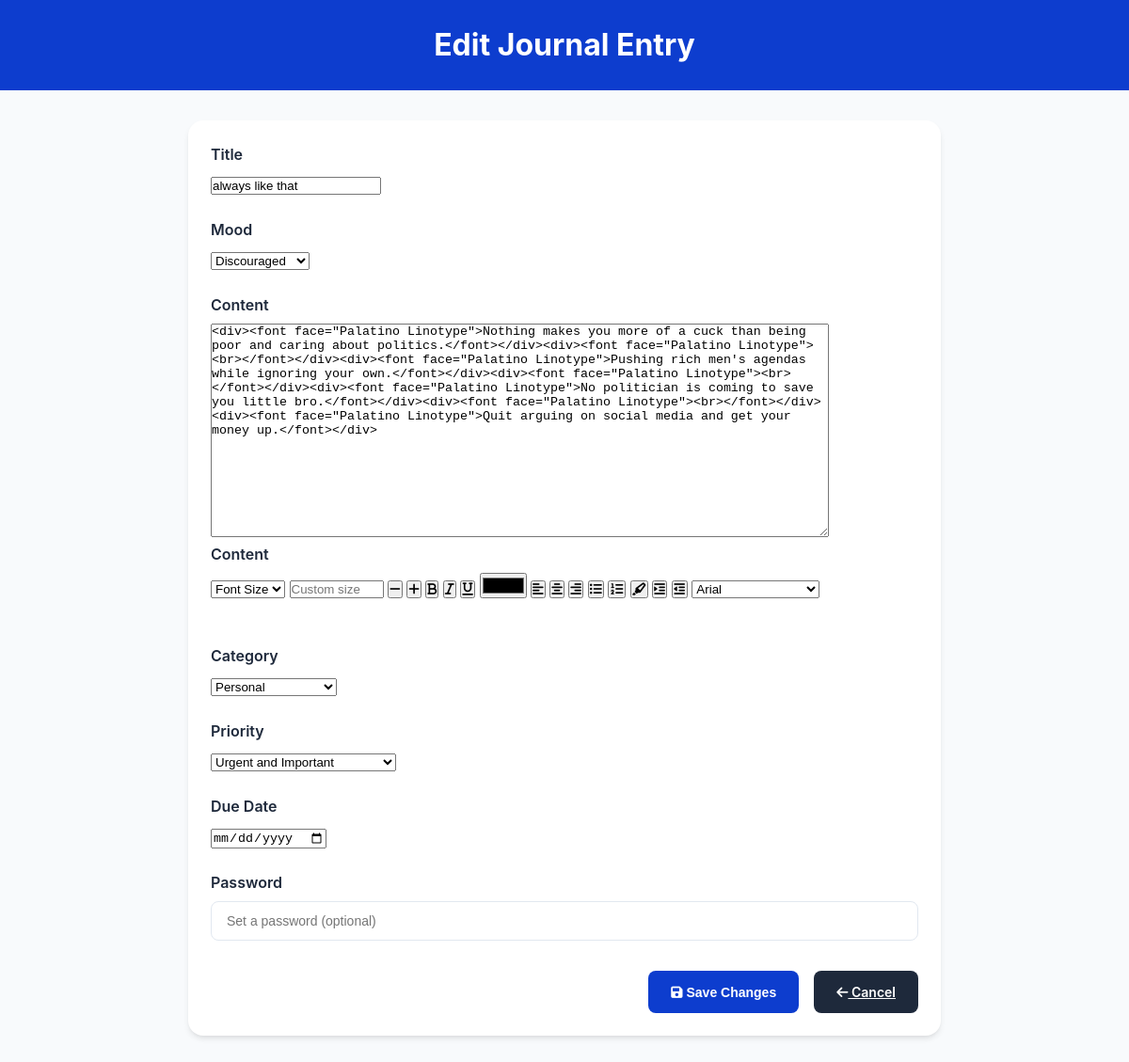
Screenshot of /journal/journals/edit/27/ with the database file from the repository.
### Journalapp/models.py (models this page shows, shortened)
class Journal(models.Model):
    title = models.CharField(max_length=200)
    content = models.TextField()
    long_term_goal = models.BooleanField(default=False)
    due_date = models.DateField(null=True, blank=True)
    created_at = models.DateTimeField(auto_now_add=True)
    goal = models.ForeignKey(LongTermGoal, on_delete=models.CASCADE, related_name='journal_entries', null=True, blank=True)
    password = models.CharField(max_length=128, blank=True, null=True)
    mood = models.CharField(
        max_length=20,
        choices=Mood.choices,
        default=Mood.UNMARKED
    )
    category = models.CharField(
        max_length=30,
        choices=JournalCategory.choices,
        default=JournalCategory.UNMARKED
    )
    PRIORITY_CHOICES = [
        ('high', 'Urgent and Important'),
        ('medium', 'Not Urgent but Important'),
        ('low', 'Urgent but Not Important'),
        ('lowest', 'Not Urgent and Not Important')
    ]
    priority = models.CharField(max_length=10, choices=PRIORITY_CHOICES, default='low')

### Journalapp/views.py (the view)
# urls.py: path('journals/edit/<int:journal_id>/', views.edit_journal, name='edit_journal'),
def edit_journal(request, journal_id):
    journal = get_object_or_404(Journal, id=journal_id)  # Fetch the journal by ID
    if request.method == 'POST':
        form = JournalForm(request.POST, instance=journal)  # Bind form to the journal instance
        if form.is_valid():
            form.save()  # Save the updated journal
            messages.success(request, "Journal updated successfully!")
            return redirect('journal_list')  # Redirect to journal list after saving
    else:
        form = JournalForm(instance=journal)  # Pre-fill form with the journal's data
    return render(request, 'Journalapp/edit_journal.html', {'form': form, 'journal': journal})

### todoproject/templates/journalapp/edit_journal.html (shortened to what this page needs)
<!DOCTYPE html>
<html lang="en">
<head>
    <link href="https://cdnjs.cloudflare.com/ajax/libs/font-awesome/6.0.0/css/all.min.css" rel="stylesheet">
</head>
<body>
    <header>
        <div class="header-content">
            <h1 class="header-title">Edit Journal Entry</h1>
        </div>
    </header>
    <div class="container">
        <form method="POST">
            <div class="form-group">
                <label for="id_title" class="form-label">Title</label>
                {{ form.title }}
            </div>
            <div class="form-group">
                <label for="mood" class="form-label">Mood</label>
                {{ form.mood }}
            </div>
            <div class="form-group">
                <label for="id_content" class="form-label">Content</label>
                {{ form.content | safe }}
                <div class="form-group">
                    <label class="form-label" for="id_content">Content</label>
                    <div class="editor-toolbar">
                        <select onchange="execCommandWithArg('fontSize', this.value)" title="Font Size">
                            <option value="">Font Size</option>
                        </select>
                        <input type="number" min="6" max="72" onchange="setCustomFontSize(this.value)" placeholder="Custom size" style="width: 100px;">
                        <button type="button" onclick="execCommandWithArg('fontSize', '1')" title="Decrease Font Size"><i class="fas fa-minus"></i></button>
                        <button type="button" onclick="execCommandWithArg('fontSize', '72')" title="Increase Font Size"><i class="fas fa-plus"></i></button>
                        <button type="button" onclick="execCmd('bold')" title="Bold"><i class="fas fa-bold"></i></button>
                        <button type="button" onclick="execCmd('italic')" title="Italic"><i class="fas fa-italic"></i></button>
                        <button type="button" onclick="execCmd('underline')" title="Underline"><i class="fas fa-underline"></i></button>
                        <input type="color" onchange="execCommandWithArg('foreColor', this.value)" title="Text Color">
                        <button type="button" onclick="execCmd('justifyLeft')" title="Align Left"><i class="fas fa-align-left"></i></button>
                        <button type="button" onclick="execCmd('justifyCenter')" title="Center"><i class="fas fa-align-center"></i></button>
                        <button type="button" onclick="execCmd('justifyRight')" title="Align Right"><i class="fas fa-align-right"></i></button>
                        <button type="button" onclick="execCmd('insertUnorderedList')" title="Bullet List"><i class="fas fa-list-ul"></i></button>
                        <button type="button" onclick="execCmd('insertOrderedList')" title="Numbered List"><i class="fas fa-list-ol"></i></button>
                        <button type="button" onclick="execCommandWithArg('backColor', 'yellow')" title="Highlight Text"><i class="fas fa-highlighter"></i></button>
                        <button type="button" onclick="execCmd('indent')" title="Indent"><i class="fas fa-indent"></i></button>
                        <button type="button" onclick="execCmd('outdent')" title="Outdent"><i class="fas fa-outdent"></i></button>
                        <select onchange="execCommandWithArg('fontName', this.value)" title="Font">
                        <option value="Arial">Arial</option>
                        </select>
                    </div>
                    <div class="editor-content" id="basic-editor" contenteditable="true"></div>
                </div>
            </div>
            <div class="form-group">
                <label for="id_category" class="form-label">Category</label>
                {{ form.category }}
            </div>
            <div class="form-group">
                <label for="id_priority" class="form-label">Priority</label>
                {{ form.priority }}
            </div>
            <div class="form-group">
                <label for="id_due_date" class="form-label">Due Date</label>
                {{ form.due_date }}
            </div>
            <div class="form-group">
                <label for="id_password" class="form-label">Password</label>
                <input type="password" name="password" id="id_password" class="form-control" placeholder="Set a password (optional)">
            </div>
            <div class="button-group">
                <button type="submit" class="btn btn-primary"><i class="fas fa-save"></i> Save Changes</button>
                <a href="{% url 'journal_list' %}" class="btn btn-secondary"><i class="fas fa-arrow-left"></i> Cancel</a>
            </div>
        </form>
    </div>
</body>
</html>

### todoproject/templates/journalapp/edit_journal.html (style rules this page uses)
:root { --primary-color: #0d3dce; --primary-hover: #0b32a8; --secondary-color: #1e293b; --background-color: #f8fafc; --surface-color: #ffffff; --text-primary: #1e293b; --text-secondary: #64748b; --border-color: #e2e8f0; --focus-ring: rgba(79, 70, 229, 0.2); --transition: all 0.2s cubic-bezier(0.4, 0, 0.2, 1); }
* { margin: 0; padding: 0; box-sizing: border-box; }
body { font-family: 'Inter', system-ui, -apple-system, sans-serif; background-color: var(--background-color); color: var(--text-primary); line-height: 1.5; }
header { background: var(--primary-color); padding: 1.5rem 0; }
.header-content { max-width: 800px; margin: 0 auto; text-align: center; }
.header-title { color: white; font-size: 2rem; font-weight: 700; }
.container { max-width: 800px; margin: 2rem auto; padding: 1.5rem; background: var(--surface-color); border-radius: 1rem; box-shadow: 0 4px 6px -1px rgba(0, 0, 0, 0.1), 0 2px 4px -2px rgba(0, 0, 0, 0.05); }
.form-group { margin-bottom: 1.5rem; }
.form-label { display: block; font-weight: 600; margin-bottom: 0.5rem; }
.form-control { width: 100%; padding: 0.75rem 1rem; font-size: 0.875rem; border: 1px solid var(--border-color); border-radius: 0.5rem; }
.button-group { display: flex; justify-content: flex-end; gap: 1rem; margin-top: 2rem; }
.btn { padding: 0.75rem 1.5rem; font-size: 0.875rem; font-weight: 600; border: none; border-radius: 0.5rem; cursor: pointer; transition: var(--transition); }
.btn-primary { background: var(--primary-color); color: white; }
.btn-secondary { background: var(--secondary-color); color: white; }

### rows the page displays
Journal: title "always like that", mood "Discouraged", content "<div><font face=\"Palatino Linotype\">Nothing makes you more of a cuck than being poor and caring about politics.</font></div><div><font face=\"Palatino Linotype\"><br></font></div><div><font face=\"Palatino Linotype\">Pushing rich men's agendas while ignoring your own.</font></div><div><font face=\"Palatino Linotype\"><br></font></div><div><font face=\"Palatino Linotype\">No politician is coming to save you little bro.</font></div><div><font face=\"Palatino Linotype\"><br></font></div><div><font face=\"Palatino Linotype\">Quit arguing on social media and get your money up.</font></div>", category "Personal", priority "Urgent and Important"
